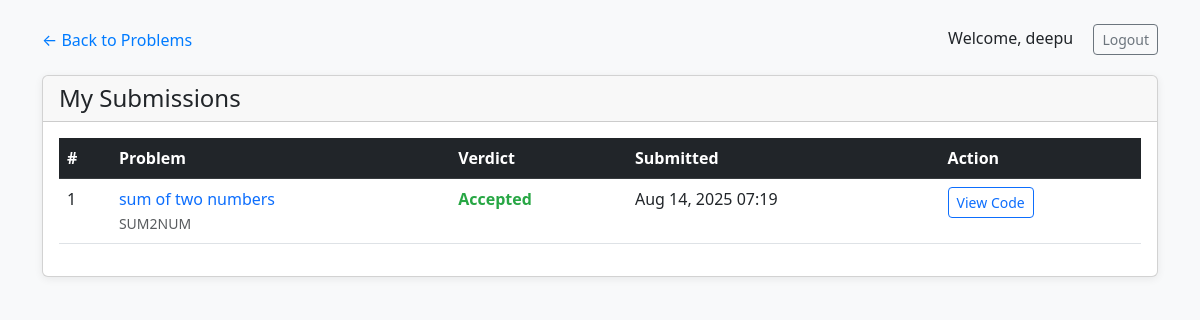
The page /problems/submissions/ (signed in) on the database as committed earlier.
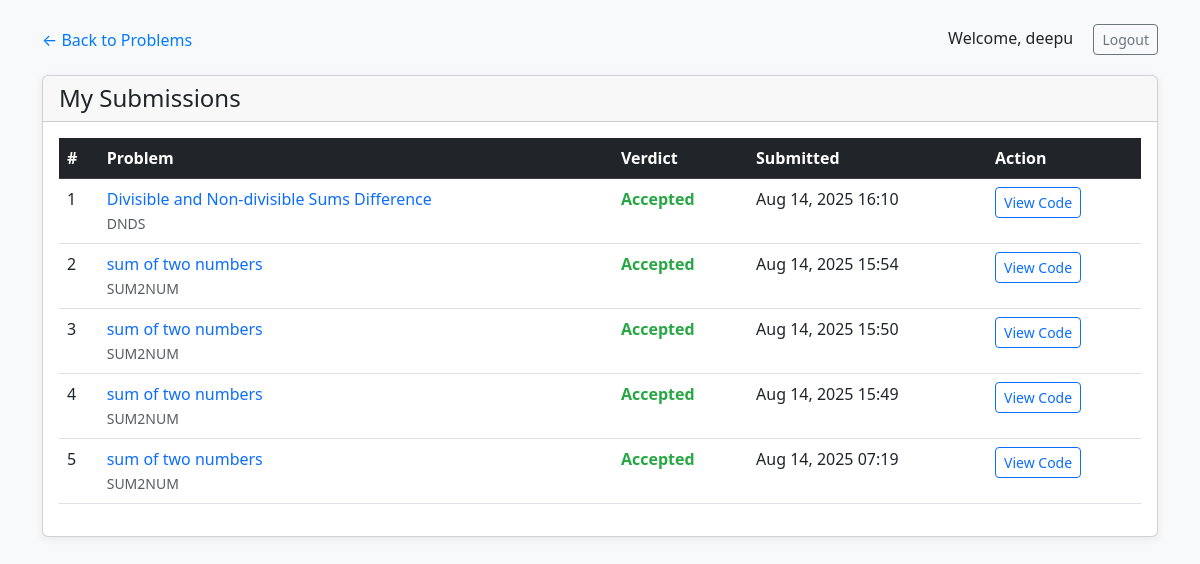
The same page on the database as committed later.
### core/models.py (models this page shows, shortened)
class Submission(models.Model):
    LANGUAGE_CHOICES = [
        ('py', 'Python 3'),
        ('cpp', 'C++'),
        ('c', 'C'),
    ]
    VERDICT_CHOICES = [
        ('AC', 'Accepted'),
        ('WA', 'Wrong Answer'),
        ('TLE', 'Time Limit Exceeded'),
        ('RE', 'Runtime Error'),
        ('CE', 'Compilation Error'),
    ]
    problem = models.ForeignKey(Problem, on_delete=models.CASCADE)
    user = models.ForeignKey(User, on_delete=models.CASCADE)
    code_text = models.TextField()
    language = models.CharField(max_length=10, choices=LANGUAGE_CHOICES, default='py')  # Add this field
    verdict = models.CharField(max_length=10, choices=VERDICT_CHOICES)
    submitted = models.DateTimeField(auto_now_add=True)
    class Meta:
        ordering = ['-submitted']

class Problem(models.Model):
    DIFFICULTY = (('E','Easy'),('M','Medium'),('H','Hard'))
    name = models.CharField(max_length=100)
    short_code = models.CharField(max_length=40,unique=True)
    statement = models.TextField()
    difficulty = models.CharField(max_length=1,choices=DIFFICULTY)

### core/views.py (the view)
# urls.py: path('submissions/', views.submissions_list, name='submissions_list'),
@login_required
def submissions_list(request):
    submissions = Submission.objects.filter(user=request.user).order_by('-submitted')
    context = {
        'submissions': submissions,
    }
    return render(request, 'submissions.html', context)

### core/templates/submissions.html (shortened to what this page needs)
{% load static %}
<!DOCTYPE html>
<html lang="en">
<head>
    <link href="https://cdn.jsdelivr.net/npm/bootstrap@5.3.0/dist/css/bootstrap.min.css" rel="stylesheet">
</head>
<body>
<div class="container">
    <div class="d-flex justify-content-between align-items-center mt-4 mb-3">
        <a href="{% url 'core:problems_list' %}" class="back-link">&larr; Back to Problems</a>
        <div>
            <span class="me-3">Welcome, {{ user.username }}</span>
            <a href="{% url 'authentication:logout-user' %}" class="btn btn-outline-secondary btn-sm">Logout</a>
        </div>
    </div>
    <div class="card">
        <div class="card-header">
            <h4 class="mb-0">My Submissions</h4>
        </div>
        <div class="card-body">
            {% if submissions %}
            <div class="table-responsive">
                <table class="table table-hover">
                    <thead class="table-dark">
                        <tr>
                            <th>#</th>
                            <th>Problem</th>
                            <th>Verdict</th>
                            <th>Submitted</th>
                            <th>Action</th>
                        </tr>
                    </thead>
                    <tbody>
                        {% for submission in submissions %}
                        <tr>
                            <td>{{ forloop.counter }}</td>
                            <td>
                                <a href="{% url 'core:problem_detail' submission.problem.short_code %}" class="text-decoration-none">
                                    {{ submission.problem.name }}
                                </a>
                                <br>
                                <small class="text-muted">{{ submission.problem.short_code }}</small>
                            </td>
                            <td>
                                <span class="verdict-{{ submission.verdict }}">
                                    {{ submission.get_verdict_display }}
                                </span>
                            </td>
                            <td>{{ submission.submitted|date:"M d, Y H:i" }}</td>
                            <td>
                                <button class="btn btn-sm btn-outline-primary"
                                        onclick="showSubmissionCode('{{ submission.code_text|escapejs }}')">
                                    View Code
                                </button>
                            </td>
                        </tr>
                        {% endfor %}
                    </tbody>
                </table>
            </div>
            {% else %}
            <div class="text-center text-muted py-5">
                <h5>No submissions yet</h5>
                <p>Start solving problems to see your submissions here.</p>
                <a href="{% url 'core:problems_list' %}" class="btn btn-primary">Browse Problems</a>
            </div>
            {% endif %}
        </div>
    </div>
</div>
</body>
</html>

### core/templates/submissions.html (style rules this page uses)
body { background: #f8f9fa; }
.card { margin-top: 20px; box-shadow: 0 2px 8px rgba(0,0,0,0.07); }
.verdict-AC { color: #28a745; font-weight: bold; }
.back-link { text-decoration: none; color: #007bff; }

Rows that differ between the two databases and show on the page:
added Submission: problem.name "Divisible and Non-divisible Sums Difference", problem.short_code "DNDS", verdict "Accepted", submitted "Aug 14, 2025 16:10"
added Submission: problem.name "sum of two numbers", problem.short_code "SUM2NUM", verdict "Accepted", submitted "Aug 14, 2025 15:54"
added Submission: problem.name "sum of two numbers", problem.short_code "SUM2NUM", verdict "Accepted", submitted "Aug 14, 2025 15:50"
added Submission: problem.name "sum of two numbers", problem.short_code "SUM2NUM", verdict "Accepted", submitted "Aug 14, 2025 15:49"
